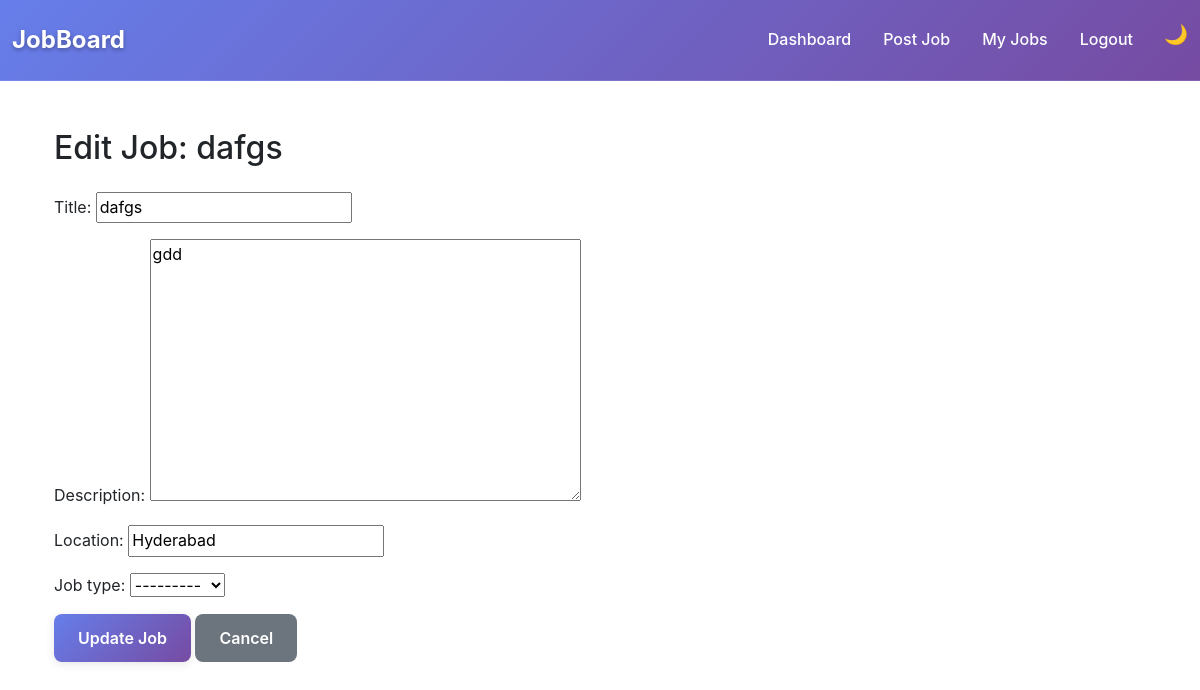
Screenshot of /jobs/3/edit/ (signed in) with the database file from the repository.
### jobs/models.py (models this page shows, shortened)
class Job(models.Model):
    JOB_TYPE_CHOICES = [
        ('FULL_TIME', 'Full Time'),
        ('PART_TIME', 'Part Time'),
        ('REMOTE', 'Remote'),
    ]
    title = models.CharField(max_length=255)
    description = models.TextField()
    location = models.CharField(max_length=100)
    job_type = models.CharField(max_length=20, choices=JOB_TYPE_CHOICES)
    company = models.ForeignKey(CustomUser, on_delete=models.CASCADE, limit_choices_to={'is_company': True})
    created_at = models.DateTimeField(auto_now_add=True)

### jobs/views.py (the view)
# urls.py: path('<int:pk>/edit/', views.edit_job, name='edit_job'),  # /jobs/1/edit/ - Edit job
@login_required
def edit_job(request, pk):
    job = get_object_or_404(Job, pk=pk, company=request.user)
    if request.method == 'POST':
        form = JobForm(request.POST, instance=job)
        if form.is_valid():
            form.save()
            messages.success(request, 'Job updated successfully!')
            return redirect('my_jobs')
    else:
        form = JobForm(instance=job)
    return render(request, 'jobs/edit_job.html', {'form': form, 'job': job})

### jobs/forms.py
class JobForm(forms.ModelForm):
    class Meta:
        model = Job
        fields = ('title', 'description', 'location', 'job_type')

### jobs/templates/jobs/edit_job.html (shortened to what this page needs)
{% extends 'base.html' %}
{% block content %}
<div class="container mt-5">
  <h2 class="mb-4">Edit Job: {{ job.title }}</h2>
  <form method="POST">
    {{ form.as_p }}
    <button type="submit" class="btn btn-primary">Update Job</button>
    <a href="{% url 'my_jobs' %}" class="btn btn-secondary">Cancel</a>
  </form>
</div>
{% endblock %}

### static/css/style.css (style rules this page uses)
:root { --primary-color: #4a69bd; --primary-dark: #3c5aa6; --secondary-color: #f39c12; --success-color: #27ae60; --danger-color: #e74c3c; --warning-color: #f39c12; --info-color: #3498db; --light-color: #f8f9fa; --dark-color: #2c3e50; --gradient-primary: linear-gradient(135deg, #667eea 0%, #764ba2 100%); --gradient-secondary: linear-gradient(135deg, #f093fb 0%, #f5576c 100%); --shadow-light: 0 2px 10px rgba(0,0,0,0.1); --shadow-medium: 0 5px 25px rgba(0,0,0,0.15); --shadow-heavy: 0 10px 40px rgba(0,0,0,0.2); --border-radius: 12px; --border-radius-sm: 8px; --transition: all 0.3s cubic-bezier(0.4, 0, 0.2, 1); }
* { box-sizing: border-box; }
body { font-family: 'Inter', -apple-system, BlinkMacSystemFont, 'Segoe UI', Roboto, sans-serif; line-height: 1.6; overflow-x: hidden; }
.btn { border-radius: var(--border-radius-sm); font-weight: 600; padding: 0.75rem 1.5rem; transition: var(--transition); border: none; position: relative; overflow: hidden; }
.btn::before { content: ''; position: absolute; top: 0; left: -100%; width: 100%; height: 100%; background: linear-gradient(90deg, transparent, rgba(255,255,255,0.2), transparent); transition: var(--transition); }
.btn-primary { background: var(--gradient-primary); box-shadow: var(--shadow-light); }

### templates/base.html (style rules this page uses)
body { background: var(--bs-body-bg); color: var(--bs-body-color); }

### rows the page displays
Job: title "dafgs", description "gdd", location "Hyderabad", job_type "---------"
